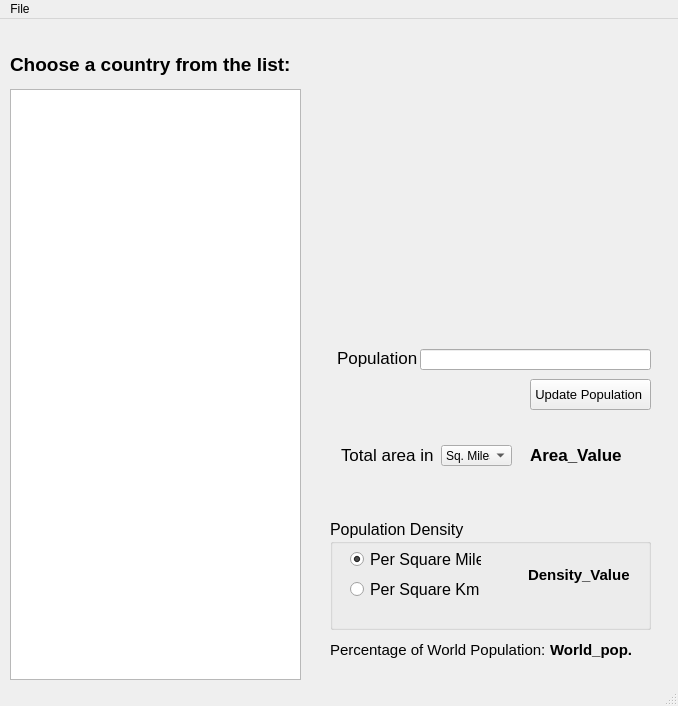
<?xml version="1.0" encoding="UTF-8"?>
<ui version="4.0">
 <class>MainWindow</class>
 <widget class="QMainWindow" name="MainWindow">
  <property name="geometry">
   <rect>
    <x>0</x>
    <y>0</y>
    <width>678</width>
    <height>706</height>
   </rect>
  </property>
  <property name="windowTitle">
   <string>Countries of the World</string>
  </property>
  <widget class="QWidget" name="centralwidget">
   <widget class="QLabel" name="labelListTitle">
    <property name="geometry">
     <rect>
      <x>10</x>
      <y>20</y>
      <width>311</width>
      <height>51</height>
     </rect>
    </property>
    <property name="font">
     <font>
      <pointsize>14</pointsize>
      <weight>75</weight>
      <bold>true</bold>
     </font>
    </property>
    <property name="text">
     <string>Choose a country from the list:</string>
    </property>
   </widget>
   <widget class="QLabel" name="labelCountryName">
    <property name="geometry">
     <rect>
      <x>340</x>
      <y>80</y>
      <width>331</width>
      <height>61</height>
     </rect>
    </property>
    <property name="font">
     <font>
      <pointsize>13</pointsize>
      <weight>75</weight>
      <bold>true</bold>
     </font>
    </property>
    <property name="text">
     <string/>
    </property>
   </widget>
   <widget class="QLabel" name="labelFlagImage">
    <property name="geometry">
     <rect>
      <x>370</x>
      <y>150</y>
      <width>251</width>
      <height>151</height>
     </rect>
    </property>
    <property name="locale">
     <locale language="English" country="Canada"/>
    </property>
    <property name="text">
     <string/>
    </property>
    <property name="alignment">
     <set>Qt::AlignCenter</set>
    </property>
   </widget>
   <widget class="QLineEdit" name="linePopulationInfo">
    <property name="geometry">
     <rect>
      <x>420</x>
      <y>330</y>
      <width>231</width>
      <height>21</height>
     </rect>
    </property>
    <property name="inputMask">
     <string/>
    </property>
    <property name="text">
     <string/>
    </property>
    <property name="frame">
     <bool>true</bool>
    </property>
   </widget>
   <widget class="QLabel" name="label">
    <property name="geometry">
     <rect>
      <x>337</x>
      <y>313</y>
      <width>81</width>
      <height>51</height>
     </rect>
    </property>
    <property name="font">
     <font>
      <pointsize>13</pointsize>
      <weight>50</weight>
      <bold>false</bold>
     </font>
    </property>
    <property name="text">
     <string>Population:</string>
    </property>
   </widget>
   <widget class="QPushButton" name="buttonUpdatePopulation">
    <property name="geometry">
     <rect>
      <x>530</x>
      <y>360</y>
      <width>121</width>
      <height>31</height>
     </rect>
    </property>
    <property name="font">
     <font>
      <pointsize>10</pointsize>
     </font>
    </property>
    <property name="text">
     <string>Update Population </string>
    </property>
   </widget>
   <widget class="QLabel" name="label_2">
    <property name="geometry">
     <rect>
      <x>341</x>
      <y>420</y>
      <width>101</width>
      <height>31</height>
     </rect>
    </property>
    <property name="font">
     <font>
      <pointsize>13</pointsize>
     </font>
    </property>
    <property name="text">
     <string>Total area in</string>
    </property>
   </widget>
   <widget class="QComboBox" name="comboBoxAreaConversion">
    <property name="geometry">
     <rect>
      <x>441</x>
      <y>426</y>
      <width>71</width>
      <height>21</height>
     </rect>
    </property>
    <property name="font">
     <font>
      <pointsize>9</pointsize>
     </font>
    </property>
    <item>
     <property name="text">
      <string>Sq. Miles</string>
     </property>
    </item>
    <item>
     <property name="text">
      <string>Sq. Km</string>
     </property>
    </item>
   </widget>
   <widget class="QLabel" name="labelAreaValue">
    <property name="geometry">
     <rect>
      <x>530</x>
      <y>420</y>
      <width>101</width>
      <height>31</height>
     </rect>
    </property>
    <property name="font">
     <font>
      <pointsize>13</pointsize>
      <weight>75</weight>
      <bold>true</bold>
     </font>
    </property>
    <property name="text">
     <string>Area_Value</string>
    </property>
   </widget>
   <widget class="QGroupBox" name="groupBox">
    <property name="geometry">
     <rect>
      <x>330</x>
      <y>500</y>
      <width>321</width>
      <height>111</height>
     </rect>
    </property>
    <property name="font">
     <font>
      <pointsize>12</pointsize>
     </font>
    </property>
    <property name="title">
     <string>Population Density</string>
    </property>
    <widget class="QRadioButton" name="radioSqMile">
     <property name="geometry">
      <rect>
       <x>20</x>
       <y>20</y>
       <width>131</width>
       <height>41</height>
      </rect>
     </property>
     <property name="text">
      <string>Per Square Mile</string>
     </property>
     <property name="checked">
      <bool>true</bool>
     </property>
    </widget>
    <widget class="QRadioButton" name="radioSqKm">
     <property name="geometry">
      <rect>
       <x>20</x>
       <y>50</y>
       <width>131</width>
       <height>41</height>
      </rect>
     </property>
     <property name="text">
      <string>Per Square Km</string>
     </property>
    </widget>
    <widget class="QLabel" name="labelDensityValue">
     <property name="geometry">
      <rect>
       <x>198</x>
       <y>40</y>
       <width>121</width>
       <height>31</height>
      </rect>
     </property>
     <property name="font">
      <font>
       <pointsize>11</pointsize>
       <weight>75</weight>
       <bold>true</bold>
      </font>
     </property>
     <property name="text">
      <string>Density_Value</string>
     </property>
    </widget>
   </widget>
   <widget class="QLabel" name="label_4">
    <property name="geometry">
     <rect>
      <x>330</x>
      <y>605</y>
      <width>241</width>
      <height>51</height>
     </rect>
    </property>
    <property name="font">
     <font>
      <pointsize>11</pointsize>
      <weight>50</weight>
      <bold>false</bold>
     </font>
    </property>
    <property name="text">
     <string>Percentage of World Population:</string>
    </property>
   </widget>
   <widget class="QLabel" name="labelWorldPop">
    <property name="geometry">
     <rect>
      <x>550</x>
      <y>615</y>
      <width>101</width>
      <height>31</height>
     </rect>
    </property>
    <property name="font">
     <font>
      <pointsize>11</pointsize>
      <weight>75</weight>
      <bold>true</bold>
     </font>
    </property>
    <property name="text">
     <string>World_pop.</string>
    </property>
   </widget>
   <widget class="QListWidget" name="listCountries">
    <property name="geometry">
     <rect>
      <x>10</x>
      <y>70</y>
      <width>291</width>
      <height>591</height>
     </rect>
    </property>
   </widget>
  </widget>
  <widget class="QMenuBar" name="menubar">
   <property name="geometry">
    <rect>
     <x>0</x>
     <y>0</y>
     <width>678</width>
     <height>21</height>
    </rect>
   </property>
   <widget class="QMenu" name="menuFile">
    <property name="title">
     <string>File</string>
    </property>
    <addaction name="actionLoadCountries"/>
    <addaction name="actionSavetoFile"/>
    <addaction name="separator"/>
    <addaction name="actionExit"/>
   </widget>
   <addaction name="menuFile"/>
  </widget>
  <widget class="QStatusBar" name="statusbar"/>
  <action name="actionLoadCountries">
   <property name="text">
    <string>Load Countries</string>
   </property>
  </action>
  <action name="actionSavetoFile">
   <property name="enabled">
    <bool>false</bool>
   </property>
   <property name="text">
    <string>Save to File</string>
   </property>
  </action>
  <action name="actionExit">
   <property name="text">
    <string>Exit</string>
   </property>
  </action>
 </widget>
 <resources/>
 <connections/>
</ui>
